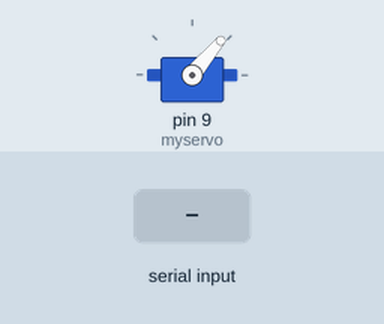
A sketch run on a simulated Arduino Uno, built with avr-gcc and run on an emulated ATmega328P. On the bench: servo. The test bench sets the inputs (shaded band). What the sketch prints to the serial monitor is not drawn.

Above: at 1.2 s.
1.3 s: "h\n" received over Serial
At 1.4 s:
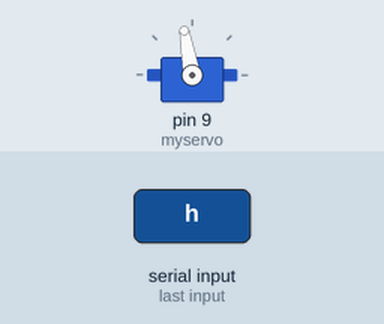
Timing chart, 0 to 4.3 s (numbered marks = the images above; inputs shaded):
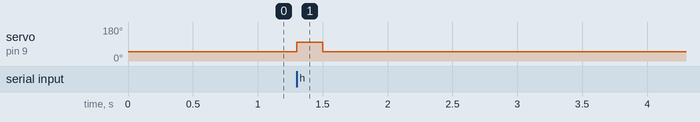

The sketch:

servo_serial_communication.ino
```cpp
String command;
#include <Servo.h>

Servo myservo;  // create Servo object to control a servo

void setup() {
  Serial.begin(115200);
  myservo.attach(9);
  // delay(100);
  myservo.write(50);
  // Serial.println("Type Command (raise, hit)");
}

void loop() {
  if (Serial.available()) {
    command = Serial.readStringUntil('\n');
    command.trim();
    if (command.equals("r")) {
      myservo.write(50);
      Serial.println("d");
    }

    else if (command.equals("h")) {
      //myservo.write(50);
      //delay(500);
      myservo.write(100);
      delay(200);
      myservo.write(50);
      Serial.println("d");
    }
    // Serial.print("Command: ");
    // Serial.println(command);
  }
}
```

Measured:
- after the input at 1.3 s, servo on pin 9 (myservo): 50° → 100° at once, → 50° 0.20 s later
